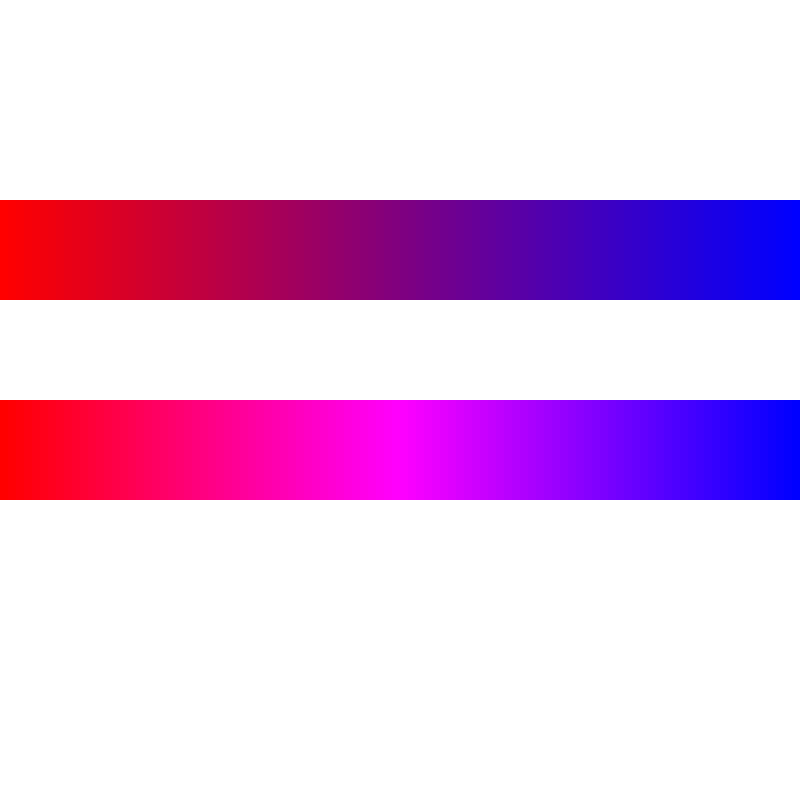
Frame 1 (no input)
Frame 60 (no input): identical to frame 1, image omitted
Frame 120 (the mouse pressed at the canvas centre since frame 60): identical to frame 1, image omitted

The p5.js sketch that drew this single still picture (run headless with seeded random() and noise() and a simulated clock; from frame 60 on, the mouse is pressed at the canvas centre):

// p5.js sketch
// ── sketch.js
/*
This sketch should show two color bands, each interpolating from one color to another across the canvas. The top should be in the RGB color space and the bottom in HSB.
*/

//let divisions;
let startColor;
let endColor;
let divisionSlider;
let startPicker;
let endPicker;

function setup() {
  createCanvas(800, 800);
  divisionSlider = createSlider(2, 200, 100, 1);
  divisionSlider.position(100, height + 20);
  startPicker = createColorPicker('red');
  endPicker = createColorPicker('blue');
  startPicker.position(110, height + 50);
  endPicker.position(165, height + 50);
  noStroke();

}

function draw() {
  background(255);

  colorMode(RGB);

  var div = divisionSlider.value();

  var size = width/div;

  for(var i = 0; i < div; i++) {
    let col = lerpColor(startPicker.color(), endPicker.color(), i/(div-1));
    fill(col);
    rect(size*i, 200, size, 100);
  }

  colorMode(HSB);

  for(var i = 0; i < div; i++) {
    let col = lerpColor(startPicker.color(), endPicker.color(), i/(div-1));
    fill(col);
    rect(size*i, 400, size, 100);
  }

}
